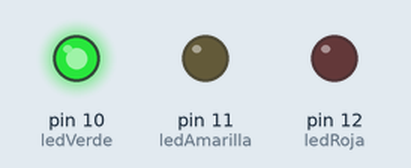
Recording of a sketch running on a simulated Arduino Uno, built with avr-gcc and run on an emulated ATmega328P. On the bench: output pins drawn as LEDs (lit = HIGH).

Above: at 2.5 s.
At 5.12 s:
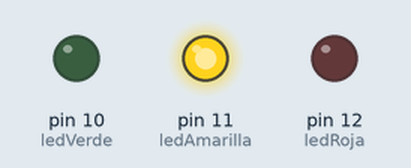
At 5.87 s:
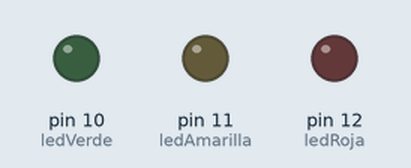
At 9.5 s:
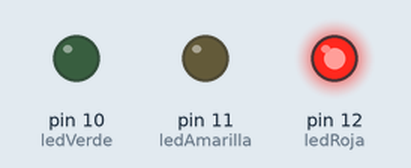
Timing chart, 0 to 15.6 s (numbered marks = the images above):
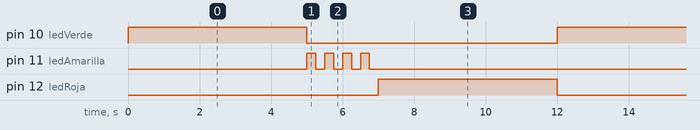

Measured:
- by itself, pin 10 (ledVerde), pin 12 (ledRoja): alternates HIGH for 5.0 s and LOW for 7.0 s
- by itself, pin 11 (ledAmarilla): repeats every 12.0 s: 3 × (LOW 0.25 s, HIGH 0.25 s), LOW 10.3 s, HIGH 0.25 s
- by itself, everything shown: repeats every 12.0 s, in 11 steps

The sketch:

04-SemaforoRealistaMejoradoParpadeosLuzAmarillaEnBucle3.ino
```cpp
/*
Semáforo Proyecto 1:
    Tenemos tres leds sencillos en total

    Un led verde en el pin 10.
    Un led amarillo en el pin 11.
    Un led rojo en el pin 12.
    Sabemos que los proyectos con semáforos acaban siendo odiados por lo mucho que se usan (o abusan), pero están bien para aprender. La tarea final de este proyecto es escribir un programa que encienda y apague las luces según un semáforo, de momento sin parpadear. Debe hacer lo típico:

    Encender el led verde 5 segundos.
    Encender el led amarillo 2 segundos.
    Encender el led rojo 5 segundos.

Semáforo realista:
    Tengo un led amarillo, que es lo que parpadea ahora
    Al semáforo de la tarea del proyecto 1 le vamos a añadir una complicación para que sea más realista: la luz amarilla en lugar de estar encendida 2 segundos, ahora va a parpadear 4 veces. Entre las tareas de encender la luz verde y la roja, meteríamos unas nuevas así:
*/

int ledVerde = 10;
int ledAmarilla = 11;
int ledRoja = 12;
void setup()
{
    pinMode(ledVerde, OUTPUT);
    pinMode(ledAmarilla, OUTPUT);
    pinMode(ledRoja, OUTPUT);
}

void loop()
{
    // Luz verde
    digitalWrite(ledVerde, HIGH);
    delay(5000);
    digitalWrite(ledVerde, LOW);

    // Luz amarilla -> Semáforo realista, ahora parpadea cuatro veces durante los dos segundos -> Se enciende durante 250ms y se apaga durante 250ms = un parpadeo de 500ms = un parpadeo de medio segundo
    for (int i = 1; i <= 4; i = i + 1) // Esta tarea se repetirá 4 veces -> Hacemos un for que va contando de uno en uno en orden ascendente (i = i + 1), empezando por el 1 (i = 1), mientras el número sea menor o igual que 4 (i >= 4) -> for(i = 0; i <= 4; i = i + 1) -> cuenta: 1, 2, 3 y 4; por lo que se repite cuatro veces
    {                                 // La instrucción que se repite es el parpadeo de medio segundo
        digitalWrite(11, HIGH);
        delay(250);
        digitalWrite(11, LOW);
        delay(250);
    }

    // Luz roja
    digitalWrite(ledRoja, HIGH);
    delay(5000);
    digitalWrite(ledRoja, LOW);
}
```
